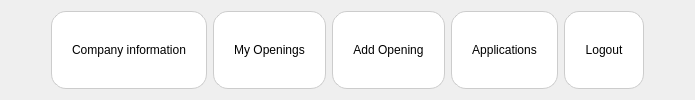
     <widget class="QFrame" name="frame">
      <property name="frameShape">
       <enum>QFrame::NoFrame</enum>
      </property>
      <property name="frameShadow">
       <enum>QFrame::Plain</enum>
      </property>
      <layout class="QHBoxLayout" name="horizontalLayout">
       <item>
        <spacer name="horizontalSpacer_30">
         <property name="orientation">
          <enum>Qt::Horizontal</enum>
         </property>
         <property name="sizeType">
          <enum>QSizePolicy::Preferred</enum>
         </property>
         <property name="sizeHint" stdset="0">
          <size>
           <width>40</width>
           <height>20</height>
          </size>
         </property>
        </spacer>
       </item>
       <item>
        <widget class="QPushButton" name="view_company_info_button">
         <property name="sizePolicy">
          <sizepolicy hsizetype="Expanding" vsizetype="Preferred">
           <horstretch>0</horstretch>
           <verstretch>0</verstretch>
          </sizepolicy>
         </property>
         <property name="font">
          <font>
           <family>Arial</family>
           <pointsize>9</pointsize>
           <weight>50</weight>
           <italic>false</italic>
           <bold>false</bold>
          </font>
         </property>
         <property name="styleSheet">
          <string notr="true">QPushButton {
    background-color: white;
    color: black;
    border-radius: 15px;                /* أطراف منحنية */
    border: 1px solid #ccc;             /* حواف خفيفة بلون رمادي فاتح */
    padding: 10px 20px;
}

QPushButton:hover {
    background-color: #003366;         /* أزرق غامق */
    color: white;
    border: 1px solid #003366;         /* الحواف تصير بنفس لون الخلفية عند التمرير */
}

</string>
         </property>
         <property name="text">
          <string>Company information</string>
         </property>
        </widget>
       </item>
       <item>
        <widget class="QPushButton" name="view_company_openings_button">
         <property name="sizePolicy">
          <sizepolicy hsizetype="Expanding" vsizetype="Preferred">
           <horstretch>0</horstretch>
           <verstretch>0</verstretch>
          </sizepolicy>
         </property>
         <property name="font">
          <font>
           <family>Arial</family>
           <pointsize>9</pointsize>
           <weight>50</weight>
           <italic>false</italic>
           <bold>false</bold>
          </font>
         </property>
         <property name="styleSheet">
          <string notr="true">QPushButton {
    background-color: white;
    color: black;
    border-radius: 15px;                /* أطراف منحنية */
    border: 1px solid #ccc;             /* حواف خفيفة بلون رمادي فاتح */
    padding: 10px 20px;
}

QPushButton:hover {
    background-color: #003366;         /* أزرق غامق */
    color: white;
    border: 1px solid #003366;         /* الحواف تصير بنفس لون الخلفية عند التمرير */
}
</string>
         </property>
         <property name="text">
          <string>My Openings</string>
         </property>
        </widget>
       </item>
       <item>
        <widget class="QPushButton" name="view_company_addopenings_button">
         <property name="sizePolicy">
          <sizepolicy hsizetype="Expanding" vsizetype="Preferred">
           <horstretch>0</horstretch>
           <verstretch>0</verstretch>
          </sizepolicy>
         </property>
         <property name="font">
          <font>
           <family>Arial</family>
           <pointsize>9</pointsize>
           <weight>50</weight>
           <italic>false</italic>
           <bold>false</bold>
          </font>
         </property>
         <property name="styleSheet">
          <string notr="true">QPushButton {
    background-color: white;
    color: black;
    border-radius: 15px;                /* أطراف منحنية */
    border: 1px solid #ccc;             /* حواف خفيفة بلون رمادي فاتح */
    padding: 10px 20px;
}

QPushButton:hover {
    background-color: #003366;         /* أزرق غامق */
    color: white;
    border: 1px solid #003366;         /* الحواف تصير بنفس لون الخلفية عند التمرير */
}


</string>
         </property>
         <property name="text">
          <string>Add Opening</string>
         </property>
        </widget>
       </item>
       <item>
        <widget class="QPushButton" name="view_company_applications_button">
         <property name="sizePolicy">
          <sizepolicy hsizetype="Expanding" vsizetype="Preferred">
           <horstretch>0</horstretch>
           <verstretch>0</verstretch>
          </sizepolicy>
         </property>
         <property name="font">
          <font>
           <family>Arial</family>
           <pointsize>9</pointsize>
           <weight>50</weight>
           <italic>false</italic>
           <bold>false</bold>
          </font>
         </property>
         <property name="styleSheet">
          <string notr="true">QPushButton {
    background-color: white;
    color: black;
    border-radius: 15px;                /* أطراف منحنية */
    border: 1px solid #ccc;             /* حواف خفيفة بلون رمادي فاتح */
    padding: 10px 20px;
}

QPushButton:hover {
    background-color: #003366;         /* أزرق غامق */
    color: white;
    border: 1px solid #003366;         /* الحواف تصير بنفس لون الخلفية عند التمرير */
}


</string>
         </property>
         <property name="text">
          <string>Applications</string>
         </property>
        </widget>
       </item>
       <item>
        <widget class="QPushButton" name="company_logout_button">
         <property name="sizePolicy">
          <sizepolicy hsizetype="Expanding" vsizetype="Preferred">
           <horstretch>0</horstretch>
           <verstretch>0</verstretch>
          </sizepolicy>
         </property>
         <property name="font">
          <font>
           <family>Arial</family>
           <pointsize>9</pointsize>
           <weight>50</weight>
           <italic>false</italic>
           <bold>false</bold>
          </font>
         </property>
         <property name="styleSheet">
          <string notr="true">QPushButton {
    background-color: white;
    color: black;
    border-radius: 15px;                /* أطراف منحنية */
    border: 1px solid #ccc;             /* حواف خفيفة بلون رمادي فاتح */
    padding: 10px 20px;
}

QPushButton:hover {
    background-color: #003366;         /* أزرق غامق */
    color: white;
    border: 1px solid #003366;         /* الحواف تصير بنفس لون الخلفية عند التمرير */
}

</string>
         </property>
         <property name="text">
          <string>Logout</string>
         </property>
        </widget>
       </item>
       <item>
        <spacer name="horizontalSpacer_29">
         <property name="orientation">
          <enum>Qt::Horizontal</enum>
         </property>
         <property name="sizeType">
          <enum>QSizePolicy::Preferred</enum>
         </property>
         <property name="sizeHint" stdset="0">
          <size>
           <width>40</width>
           <height>20</height>
          </size>
         </property>
        </spacer>
       </item>
      </layout>
     </widget>
